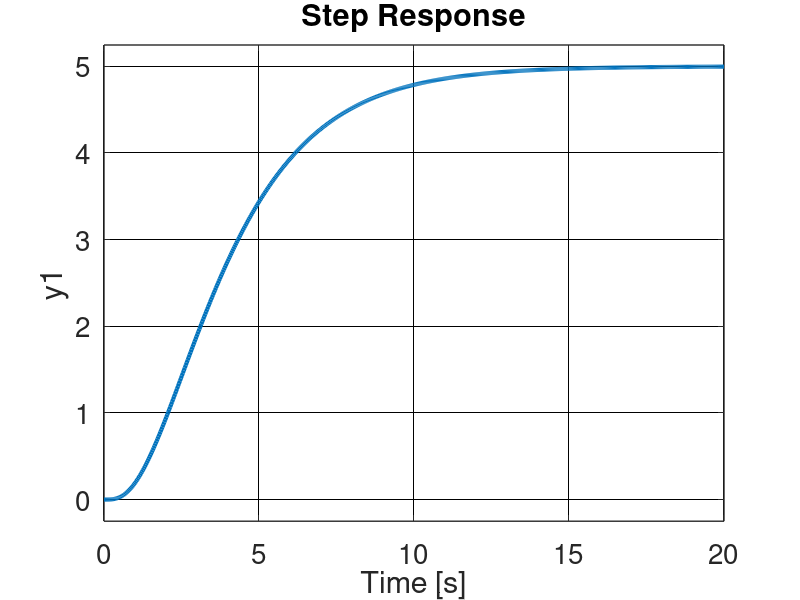
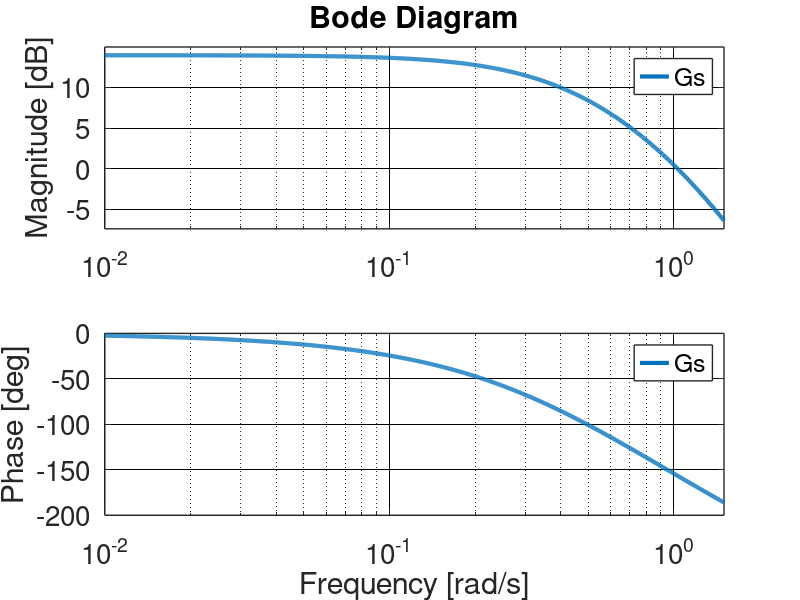

MATLAB code for these plots, in order:
%% Ziegler-Nichols 2 (Stabilit?tsgrenze) und Phasenreserve
% _Gesundheitsmechatronik - Regelungstechnik, Dr. Pierre Elbischger, 23.5.2017_
% 
% In dieser ?bung soll eine F?hrungsgr??enregelung, f?r eine vorgegebene 
% PTn-Regelstrecke realisiert werden. Die Reglereinstellung soll mittels Phasenrandvorgabe 
% sowie durch eine Einstellung nach Ziegler-Nichols erfolgen.

clear, close all, clc
%% Modellierung der Regelstrecke
% Nachfolgend wird die zu untersuchende PT4-Strecke modelliert und deren Sprung- 
% und Frequenzantwort werden dargestellt.
%%
s = tf('s'); % komplexe Frequenz
T1 = 2.4; T2 = 1.2; T3 = 0.6; T4 = .1; Ks = 5;
Gs = Ks/(1+s*T1)*1/(1+s*T2)*1/(1+s*T3)*1/(1+s*T4);

figure, step(Gs), grid on
set(findall(gcf,'Type','Line'),'LineWidth',3)
vH = findobj(gcf,'type','axes');
set(vH, 'LineWidth', 1, 'FontSize', 20, 'GridColor', [0 0 0 ], 'GridAlpha', 1, 'MinorGridColor', [0 0 0 ], 'MinorGridAlpha', 0.8)

figure, bode(Gs, {1e-2 1.5}), grid on
ylim([-200 0])
set(findall(gcf,'Type','Line'),'LineWidth',3)
vH = findobj(gcf,'type','axes');
set(vH, 'LineWidth', 1, 'FontSize', 20, 'GridColor', [0 0 0 ], 'GridAlpha', 1, 'MinorGridColor', [0 0 0 ], 'MinorGridAlpha', 0.8)
%% KONSTRUKTION AUS DEM FREQUENZGANG
% Die Konstruktion erfolg auf Papier im bereitgestellten Frequenzgang der Regelstrecke. 
% Die Lehrkraft zeigt die Konstruktion am Beamer vor. Die exakten Werte sind mit 
% Schlussrechnungen zu ermitteln.
%%
%<ToDo />
%% 
% *Ermitteln sie die unterschiedlichen Ma?st?be aus dem Diagramm.*
%%
%<ToDo />
dBPerMm = 10/50;
degPerMm = 180/100,
mmPerDec = 74;
%% 
% *Kritische Verst?rkung des P-Reglers*: Die Regelstrecke wird mit einem 
% P-Regler geregelt. Ermitteln sie den Proportionalit?tsbeiwert Kp_krit des P-Reglers 
% (dB und Faktor), bei welchem sich der Regelkreis an der Stabilit?tsgrenze befindet, 
% d.h. als Oszillator arbeitet (arg(G0)=180? bei |G0|=1).
%%
%<ToDo />
Kp_krit_mm = 25;
Kp_krit_dB = dBPerMm * Kp_krit_mm;
Kp_krit = 10 ^(Kp_krit_dB / 20)
%% 
% *Periodendauer bei krititischer Verst?rkung*: Berechnen sie die zu erwartende 
% Periodendauer bei der kritischen Verst?rkung Kp_krit.
%%
%<ToDo />
n = 0; %Dekade
w_krit_mm = 10;
w_krit = 10^(n +w_krit_mm/mmPerDec);
f_krit = w_krit/(2*pi);
T_krit = 1/f_krit;

% *Welchen Phasen- und Amplitudenrand hat der Regelkreis bei Kp_krit?*

%<ToDo />
%% SIMULATION DES REGELKREISES
% Die aus dem Frequenzgang konstruierten Werte sollen nun mit Simulationsergebnissen 
% verglichen werdern. Verwenden sie den pidTuner() um den Regelkreis zu simulieren 
% und stellen sie den F?hrungsgr??ensprung sowie die Schleifenverst?rkung nebeneinander 
% dar. Blenden sie die Tabelle mit der Parameter?bersiche ein und zeigen sie den 
% PR sowie den AR im Frequenzgang an. Verwenden sie das Snipping-Tool von Windows, 
% um die Simulationsergebnisse in eine ppt-Datei zu ?bertragen.
% 
% *Ziegler-Nichols (Stabilit?tsgrenze): Bestimmung der kritischen Verst?rkung*: 
% Stellen sie den P-Regler mit dem pidTuner(Gs, 'p') nun auf die Stabilit?sgrenze 
% ein. Es soll der F?hrungsgr??ensprung sowie der Frequenzgang des offenen Regelkreises 
% dargestellt werden. Vergleichen sie die so ermittelte kritische Verst?rkung 
% und die resultierende Periodendauer der Regelgr??e mit den zuvor berechneten 
% Werten.
%%
%<ToDo />
%% 
% <<..% 
%% Ermittlung der Regelparameter nach Ziegler-Nichols 2 (ZN2)
% Berechnung der Reglerparameter f?r einen PI-Regler. Die notwendigen Formeln 
% wurden aus der Tabelle im Skriptum entnommen.
%%
% 
%   Kp = Kp_krit/2; Gr = pidstd(Kp); % P-Regler
%   Kp = 0.45*Kp_krit; Tn = 0.83*T_krit; Gr = pidstd(Kp, Tn); % PI-Regler
%   Kp = 0.6*Kp_krit; Tn = T_krit/2; Tv = T_krit/8; Gr = pidstd(Kp, Tn, Tv); % PID-Regler 
%
%%
%<ToDo />
%% Reglereinstellung nach Phasenrandvorgabe
% Konstruieren sie aus dem Frequenzgang die Einstellung eines P-Reglers f?r 
% 60? Phasenrand. Simulieren sie das Verhalten des Regelkreises mit dem pidTuner().
%%
%<ToDo />
%% Reglereinstellung mit dem PID-Tuner
% Verwenden sie nun den pidTuner(), um den Regelkreis mit einem P-Regler auf 
% 30? und 120? Phasenreserve einzustellen.
%%
%<ToDo />